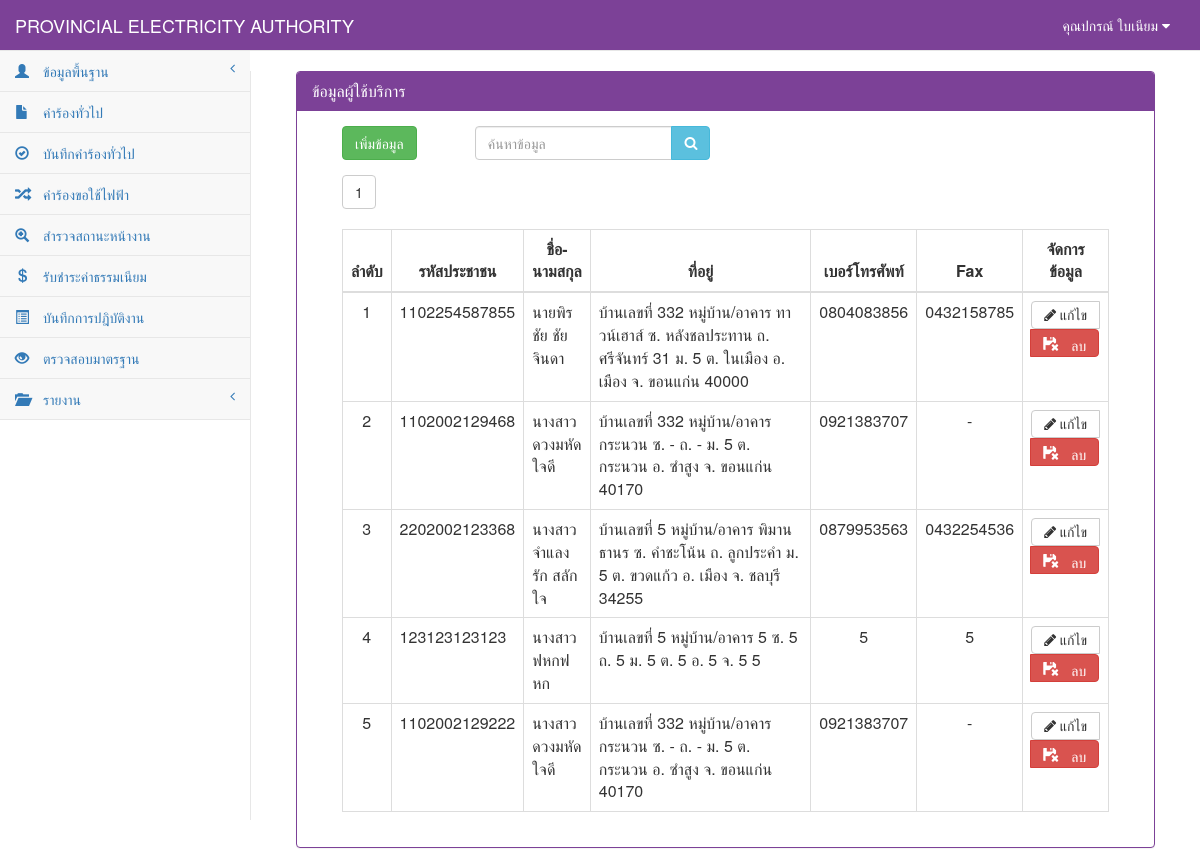
Page /customer_show.php (signed in) on the earlier database version.
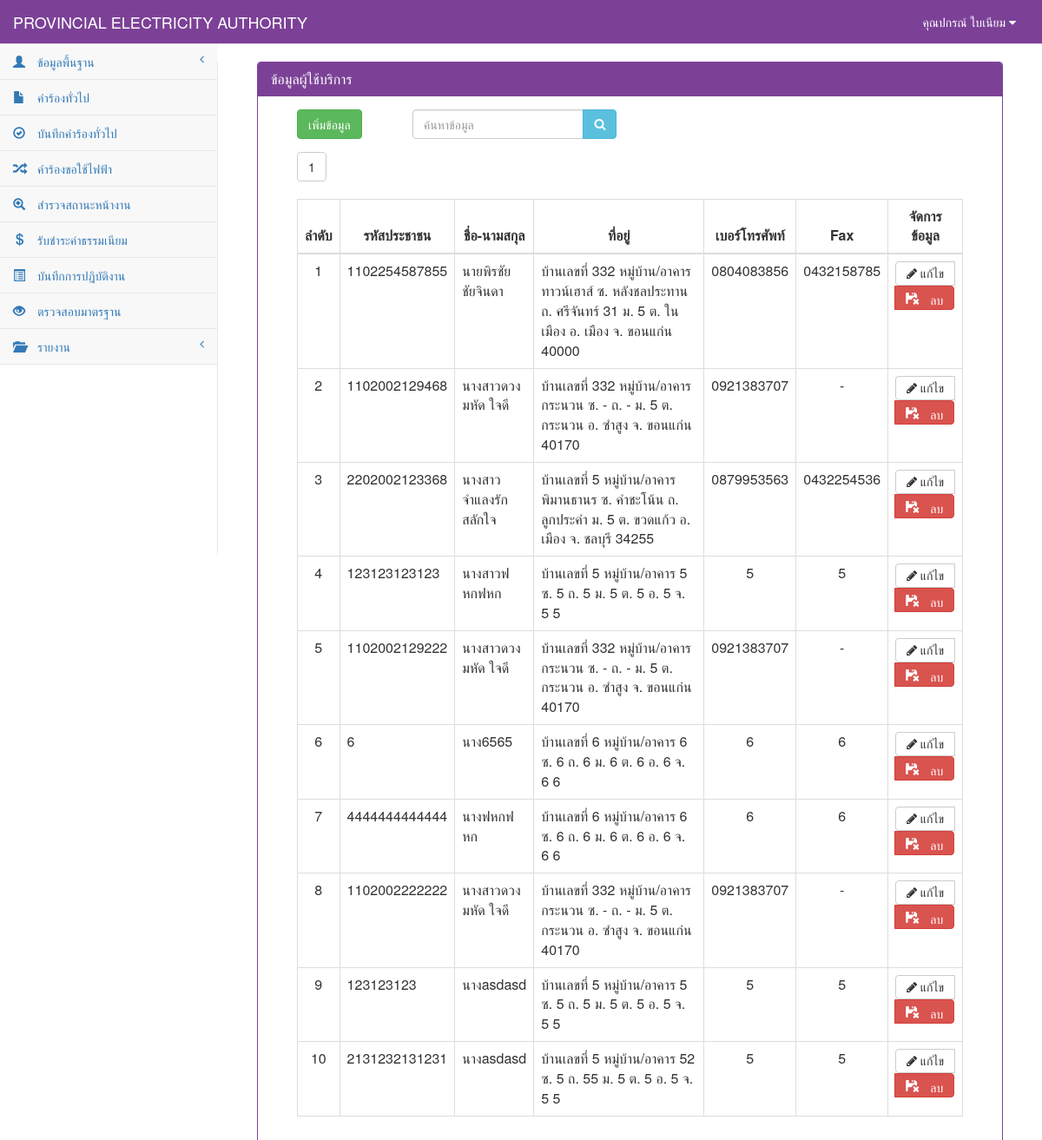
Same page on the later database version.
### tables this page shows
CREATE TABLE `tb_customer` (
  `cus_id` char(13) NOT NULL,
  `cus_first` int(2) NOT NULL,
  `cus_name` varchar(50) NOT NULL,
  `cus_type` varchar(30) NOT NULL,
  `cus_code` char(9) NOT NULL,
  `cus_tax` char(13) NOT NULL,
  `cus_homeid` varchar(20) NOT NULL,
  `cus_number` varchar(20) NOT NULL,
  `cus_village` varchar(20) NOT NULL,
  `cus_room` varchar(10) NOT NULL,
  `cus_floor` varchar(5) NOT NULL,
  `cus_alley` varchar(50) NOT NULL,
  `cus_alleyway` varchar(50) NOT NULL,
  `cus_road` varchar(50) NOT NULL,
  `cus_vilno` varchar(2) NOT NULL,
  `cus_district` varchar(30) NOT NULL,
  `cus_canton` varchar(30) NOT NULL,
  `cus_province` varchar(30) NOT NULL,
  `cus_post` varchar(10) NOT NULL,
  `cus_tel` char(10) NOT NULL,
  `cus_fax` char(10) NOT NULL,
  `cus_email` varchar(30) NOT NULL,
  PRIMARY KEY  (`cus_id`)
);

### connect_db.php (called while the page is built, shortened)
<?php
$dbname="pea";
$limit=10;
?>

### customer_show.php (the view, shortened to what the changed rows need)
<?php
include "connect_db.php";
?>
<!DOCTYPE html>
<html>
<head>
    <link href="vendor/bootstrap/css/bootstrap.css" rel="stylesheet">
    <link href="vendor/metisMenu/metisMenu.css" rel="stylesheet">
    <link href="dist/css/sb-admin-2.css" rel="stylesheet">
    <link href="vendor/font-awesome/css/font-awesome.css" rel="stylesheet" type="text/css">
</head>
<body>
    <div id="page-wrapper">
        <div class="col-sm-12 ">
            <div class="panel panel-primary">
                <div class="panel-heading">
                    <h2 class="panel-title">ข้อมูลผู้ใช้บริการ</h2>
                </div>
            <div class="panel-body">
            <div class="col-sm-12">
            <div class="col-sm-12">
                <div class="table-responsive">
                    <?php
                        $sql_all_rows="select * from tb_customer order by cus_id";
                        $result_all_rows=mysql_db_query($dbname,$sql_all_rows);
                        $rows=mysql_num_rows($result_all_rows);
                        $total_page=ceil($rows/$limit);
                        if($_GET[start]==""){ $start="1"; }else{ $start=$_GET[start]; }
                    ?>
                    <?php
                    for($i=1;$i<=$total_page;$i++){
                            if($start==$i){
                                    echo "<a href='customer_show.php?start=".$i."&limit=".$limit."'><button class='btn btn-default '>".$i."</button></a>&nbsp;";
                            }else{
                                    echo "<a href='customer_show.php?start=".$i."&limit=".$limit."' c><button class='btn btn-default active'>".$i."</button></a>&nbsp;";
                            }
                    }
                    ?> <br><br>
                    <table width="100%" class="table table-bordered table-hover">
                        <thead>
                            <tr>
                                <th class=" text-center" >ลำดับ</th>
                                <th class=" text-center" >รหัสประชาชน</th>
                                <th class=" text-center" >ชื่อ-นามสกุล</th>
                                <th class=" text-center" >ที่อยู่</th>
                                <th class=" text-center" >เบอร์โทรศัพท์</th>
                                <th class=" text-center" >Fax</th>
                                <th class=" text-center">จัดการข้อมูล</th>
                            </tr>
                        </thead>
                            <tbody>
                            <?php
                                $n=0;
                                if($_GET[start]=="" || $_GET[start]=="1"){
                                        $page="0";
                                }else{
                                        $page=($_GET[start]-1)*$limit;
                                }
                                $sql="select * from tb_customer where cus_id like '%".$_POST[search]."%' or cus_name like '%".$_POST[search]."%'  limit $page,$limit ";
                                $result=mysql_db_query($dbname,$sql);
                                    if(mysql_num_rows($result)>0){
                                        while($array=mysql_fetch_array($result)){
                                            $n++;
                                            if($array[cus_first]==0){
                                                $first="นาย";
                                            }elseif($array[cus_first]==1){
                                                $first="นาง";
                                            }else{
                                               $first="นางสาว";
                                            }
                            ?>
                                    <tr>
                                        <td class="text-center"><?=$n?></td>
                                            <td><?=$array[cus_id]?></td>
                                            <td><?=$first?><?=$array[cus_name]?></td>
                                            <td width="300px">บ้านเลขที่ <?=$array[cus_number]?> หมู่บ้าน/อาคาร <?=$array[cus_village]?> ซ. <?=$array[cus_alleyway]?> ถ. <?=$array[cus_road]?> ม. <?=$array[cus_vilno]?> ต. <?=$array[cus_district]?> อ. <?=$array[cus_canton]?> จ. <?=$array[cus_province]?> <?=$array[cus_post]?>
                                            </td>
                                            <td class="text-center"><?=$array[cus_tel]?></td>
                                            <td class="text-center"><?=$array[cus_fax]?></td>
                                            <td align="center">
                                                <div class="btn-group">
                                                    <a class="btn btn-default" href="customer_add.php?id=<?=$array[cus_id]?>&mode=edit" title="แก้ไข"><i class="fa fa-pencil"> แก้ไข</i></a>
                                                    <a class="btn btn-danger" onclick="return confirm('คุณต้องการลบข้อมูลนี้ ?')" href="customer_save.php?id=<?=$array[cus_id]?>&mode=del" ><span class="glyphicon glyphicon-floppy-remove"> ลบ</span></a>
                                                </div>
                                            </td>
                                    </tr>
                                    <?php
                                        }
                                            }else{
                                    ?>
                                    <tr><td colspan="6" align="center">ไม่พบข้อมูล</td></tr>
                                    <?
                                            }
                                    ?>
                            </tbody>
                    </table>
                </div>
            </div>
        </div>
        </div>
        </div>
    </div>
</div>
</body>
</html>

Differences in the rows shown:
added tb_customer: cus_id "6", cus_first "นาง", cus_name "6565", cus_number "6", cus_village "6", cus_alleyway "6", cus_road "6", cus_vilno "6", cus_district "6", cus_canton "6", cus_province "6", cus_post "6", cus_tel "6", cus_fax "6"
added tb_customer: cus_id "4444444444444", cus_first "นาง", cus_name "ฟหกฟหก", cus_number "6", cus_village "6", cus_alleyway "6", cus_road "6", cus_vilno "6", cus_district "6", cus_canton "6", cus_province "6", cus_post "6", cus_tel "6", cus_fax "6"
added tb_customer: cus_id "1102002222222", cus_first "นางสาว", cus_name "ดวงมหัด ใจดี", cus_number "332", cus_village "กระนวน", cus_alleyway "-", cus_road "-", cus_vilno "5", cus_district "กระนวน", cus_canton "ซำสูง", cus_province "ขอนแก่น", cus_post "40170", cus_tel "0921383707", cus_fax "-"
added tb_customer: cus_id "123123123", cus_first "นาง", cus_name "asdasd", cus_number "5", cus_village "5", cus_alleyway "5", cus_road "5", cus_vilno "5", cus_district "5", cus_canton "5", cus_province "5", cus_post "5", cus_tel "5", cus_fax "5"
added tb_customer: cus_id "2131232131231", cus_first "นาง", cus_name "asdasd", cus_number "5", cus_village "52", cus_alleyway "5", cus_road "55", cus_vilno "5", cus_district "5", cus_canton "5", cus_province "5", cus_post "5", cus_tel "5", cus_fax "5"
